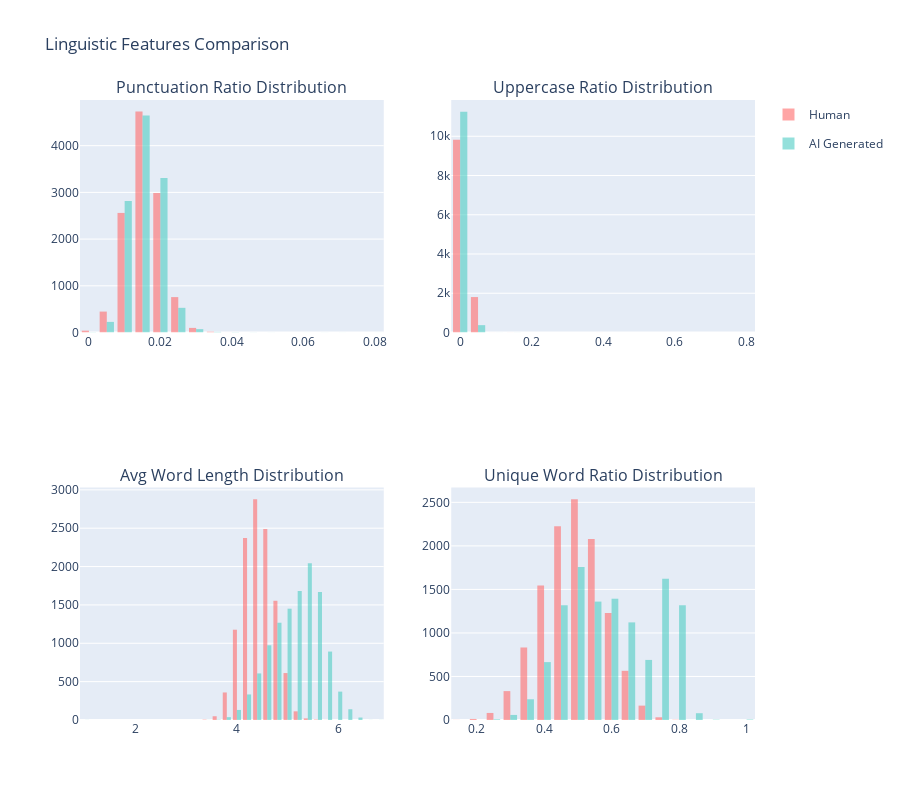

The cell this chart's notebook holds for it:
### Code cell
# Compare linguistic features between classes
feature_cols = ['punctuation_ratio', 'uppercase_ratio', 'avg_word_length', 'unique_word_ratio']

fig = make_subplots(
    rows=2, cols=2,
    subplot_titles=[f'{col.replace("_", " ").title()} Distribution' for col in feature_cols]
)

positions = [(1,1), (1,2), (2,1), (2,2)]

for i, (feature, pos) in enumerate(zip(feature_cols, positions)):
    for label, color in zip([0, 1], ['#FF6B6B', '#4ECDC4']):
        class_data = df_features[df_features['generated'] == label]
        label_name = 'Human' if label == 0 else 'AI Generated'
        
        fig.add_trace(
            go.Histogram(x=class_data[feature], nbinsx=30, 
                        name=f'{label_name}', 
                        marker_color=color, opacity=0.6,
                        legendgroup=f'group{label}',
                        showlegend=True if i == 0 else False),
            row=pos[0], col=pos[1]
        )

fig.update_layout(title_text="Linguistic Features Comparison", height=800)
fig.show()

# Statistical comparison
print("\nStatistical comparison of features:")
comparison_stats = df_features.groupby('generated')[feature_cols].agg(['mean', 'std']).round(4)
print(comparison_stats)

### Figure 1 — Plotly figure (JSON) as saved in the notebook; plotly's stock layout.template omitted (floating-point values rounded to 4 significant figures; data arrays with more than 128 entries replaced by an {"elided": "..."} marker saying what was removed)
{"data": [{"legendgroup": "group0", "marker": {"color": "#FF6B6B"}, "name": "Human", "nbinsx": 30, "opacity": 0.6, "showlegend": true, "type": "histogram", "x": {"elided": "11637 float values"}, "xaxis": "x", "yaxis": "y"}, {"legendgroup": "group1", "marker": {"color": "#4ECDC4"}, "name": "AI Generated", "nbinsx": 30, "opacity": 0.6, "showlegend": true, "type": "histogram", "x": {"elided": "11637 float values"}, "xaxis": "x", "yaxis": "y"}, {"legendgroup": "group0", "marker": {"color": "#FF6B6B"}, "name": "Human", "nbinsx": 30, "opacity": 0.6, "showlegend": false, "type": "histogram", "x": {"elided": "11637 float values"}, "xaxis": "x2", "yaxis": "y2"}, {"legendgroup": "group1", "marker": {"color": "#4ECDC4"}, "name": "AI Generated", "nbinsx": 30, "opacity": 0.6, "showlegend": false, "type": "histogram", "x": {"elided": "11637 float values"}, "xaxis": "x2", "yaxis": "y2"}, {"legendgroup": "group0", "marker": {"color": "#FF6B6B"}, "name": "Human", "nbinsx": 30, "opacity": 0.6, "showlegend": false, "type": "histogram", "x": {"elided": "11637 float values"}, "xaxis": "x3", "yaxis": "y3"}, {"legendgroup": "group1", "marker": {"color": "#4ECDC4"}, "name": "AI Generated", "nbinsx": 30, "opacity": 0.6, "showlegend": false, "type": "histogram", "x": {"elided": "11637 float values"}, "xaxis": "x3", "yaxis": "y3"}, {"legendgroup": "group0", "marker": {"color": "#FF6B6B"}, "name": "Human", "nbinsx": 30, "opacity": 0.6, "showlegend": false, "type": "histogram", "x": {"elided": "11637 float values"}, "xaxis": "x4", "yaxis": "y4"}, {"legendgroup": "group1", "marker": {"color": "#4ECDC4"}, "name": "AI Generated", "nbinsx": 30, "opacity": 0.6, "showlegend": false, "type": "histogram", "x": {"elided": "11637 float values"}, "xaxis": "x4", "yaxis": "y4"}], "layout": {"annotations": [{"font": {"size": 16}, "showarrow": false, "text": "Punctuation Ratio Distribution", "x": 0.225, "xanchor": "center", "xref": "paper", "y": 1, "yanchor": "bottom", "yref": "paper"}, {"font": {"size": 16}, "showarrow": false, "text": "Uppercase Ratio Distribution", "x": 0.775, "xanchor": "center", "xref": "paper", "y": 1, "yanchor": "bottom", "yref": "paper"}, {"font": {"size": 16}, "showarrow": false, "text": "Avg Word Length Distribution", "x": 0.225, "xanchor": "center", "xref": "paper", "y": 0.375, "yanchor": "bottom", "yref": "paper"}, {"font": {"size": 16}, "showarrow": false, "text": "Unique Word Ratio Distribution", "x": 0.775, "xanchor": "center", "xref": "paper", "y": 0.375, "yanchor": "bottom", "yref": "paper"}], "height": 800, "title": {"text": "Linguistic Features Comparison"}, "xaxis": {"anchor": "y", "domain": [0, 0.45]}, "xaxis2": {"anchor": "y2", "domain": [0.55, 1]}, "xaxis3": {"anchor": "y3", "domain": [0, 0.45]}, "xaxis4": {"anchor": "y4", "domain": [0.55, 1]}, "yaxis": {"anchor": "x", "domain": [0.625, 1]}, "yaxis2": {"anchor": "x2", "domain": [0.625, 1]}, "yaxis3": {"anchor": "x3", "domain": [0, 0.375]}, "yaxis4": {"anchor": "x4", "domain": [0, 0.375]}}}
